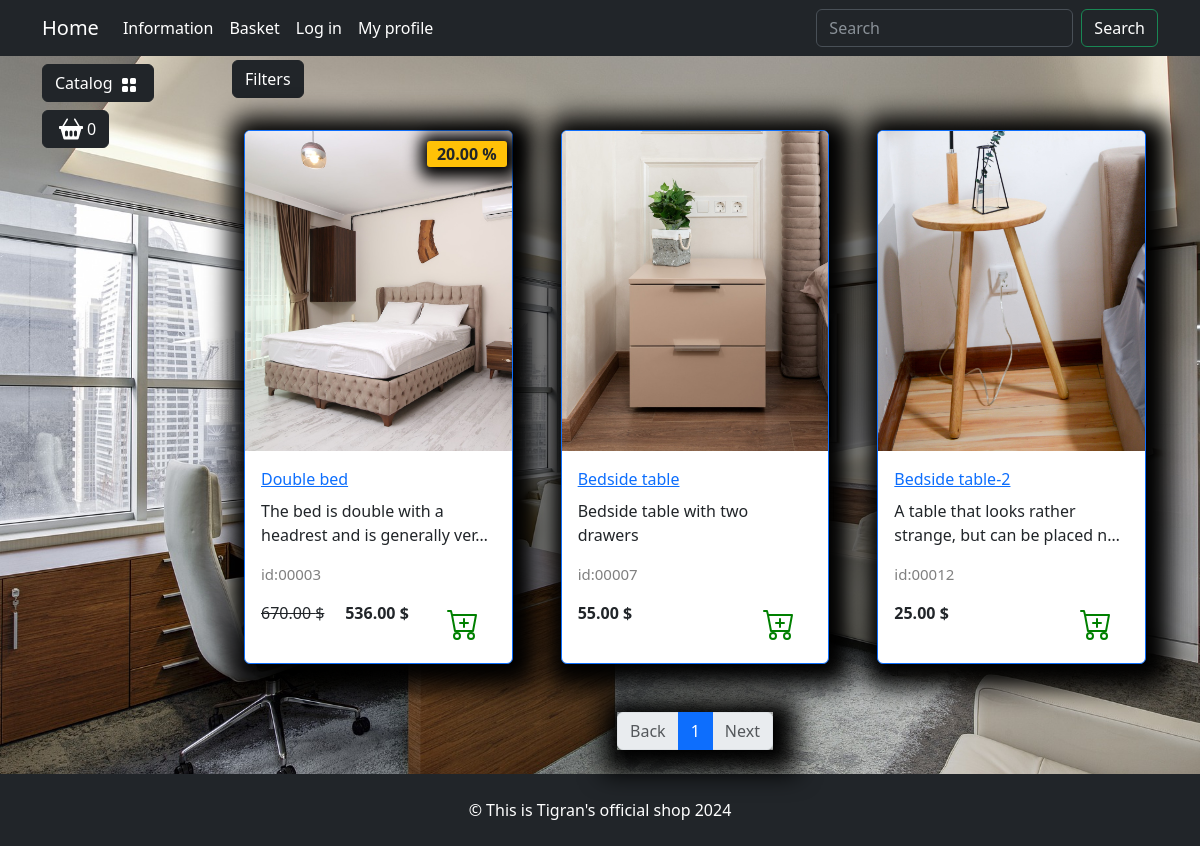
Screenshot of /catalog/bedroom/ with the database file from the repository.
### goods/models.py (models this page shows, shortened)
class Products(models.Model):
    name = models.CharField(max_length=150, unique=True)
    slug = models.SlugField(max_length=200, unique=True, blank=True, null=True)
    description = models.TextField(blank=True, null=True)
    image = models.ImageField(upload_to='goods_images', blank=True, null=True)
    price = models.DecimalField(default=0.00,max_digits=7, decimal_places=2)
    discount = models.DecimalField(default=0.00,max_digits=4, decimal_places=2)
    quantity = models.PositiveIntegerField(default=0)
    category = models.ForeignKey(to=Category, on_delete=models.CASCADE)
    class Meta:
        db_table = 'product'
        ordering = ('id',)
    def display_id(self):
        return  f'{self.id:05}'
    def sell_price(self):
        if self.discount:
            return round(self.price - self.price * self.discount/100, 2)
        return self.price

### goods/views.py (the view)
# urls.py: path('catalog/', include('goods.urls', namespace='catalog'))
def catalog(request, category_slug) -> HttpResponse:
    page = request.GET.get('page', 1)
    on_sale = request.GET.get('on_sale', None)
    order_by = request.GET.get('order_by', None)
    if category_slug == 'all-products':
        goods = Products.objects.all()
    else:
        goods = get_list_or_404(Products.objects.filter(category__slug=category_slug))
    if on_sale:
        goods = goods.filter(discount__gt=0)
    if order_by and order_by != "default":
        goods = goods.order_by(order_by)
    paginator = Paginator(goods, 3)
    current_page = paginator.page(int(page))
    context = {
        'title': 'Home - Catalog',
        'goods': current_page,
        'slug_url': category_slug,
    }
    return render(request, 'goods/catalog.html', context)

### goods/templatetags/goods_tags.py (called while the page is built)
@register.simple_tag()
def tag_categories():
    return  Category.objects.all()

### goods/templates/goods/catalog.html (shortened to what this page needs)
{% extends "main/base.html" %}
{% load static  %}
{% block content %}
<div class="row">
    <div class="dropdown mb-2">
        <button class="btn btn-secondary dropdown-toggle btn-dark" type="button" data-bs-toggle="dropdown"
                aria-expanded="false">
            Filters
        </button>
    </div>
    {% for product in goods %}
    <div class="col-lg-4 col-md-6 p-4">
        <div class="card border-primary rounded custom-shadow">
            <img src="{{ product.image.url }}" class="card-img-top" alt="...">
            <div class="card-body">
                <a href="{% url 'catalog:product' product.slug%}">
                    <p class="card-title">{{ product.name }}</p>
                </a>
                <p class="card-text ">{{ product.description|truncatechars:55 }}</p>
                <p class="product_id">id:{{ product.display_id}}</p>
                <div class="d-flex justify-content-between">
                    {% if product.discount %}
                    <p><s>{{ product.price }} $ </s></p>
                    <p><strong>{{ product.sell_price }} $</strong></p>
                    <span class="badge bg-warning text-dark"> {{ product.discount }} %</span>
                    {% else %}
                    <p><strong>{{ product.price }} $</strong></p>
                    {% endif %}
                    <a href="#" class="btn add-to-cart">
                        <img class="mx-1" src="{% static " deps/icons/cart-plus.svg" %}" alt="Catalog Icon"
                        width="32" height="32">
                    </a>
                </div>
            </div>
        </div>
    </div>
    {% endfor %}
</div>
<nav aria-label="Page navigation example">
    <ul class="pagination justify-content-center my-4">
        <div class="custom-shadow d-flex">
            <li class="page-item  {% if not  goods.has_previous %} disabled{% endif%} ">
                <a class="page-link" href="{% if goods.has_previous %}?page={{goods.previous_page_number}}{% else %}#{% endif%}">Back</a>
            </li>
            {% for page in goods.paginator.page_range %}
            {% if page >= goods.number|add:-2 and page <= goods.number|add:2 %}
            <li class="page-item {% if goods.number == page %} active {% endif %}"><a class="page-link"
                                                                                      href="?page={{ page }}">{{ page }}</a>
            </li>
            {% endif %}
            {% endfor %}
            <li class="page-item  {% if not  goods.has_next %} disabled{% endif%} ">
                <a class="page-link" href="{% if goods.has_next %}?page={{ goods.next_page_number }}{% else %}#{% endif %}">Next</a>
            </li>
        </div>
    </ul>
</nav>
{% endblock %}
{% block footer %}
<footer class="py-4 bg-dark">
    <div class="container">
        <p class="m-0 text-center text-white"> &copy; This is Tigran's official shop 2024</p>
    </div>
</footer>
{% endblock %}

### static/deps/css/my_css.css (style rules this page uses)
body { background-image: url("../images/bg-image.jpg"); background-repeat: no-repeat; background-attachment: fixed; background-position: center center; background-size: cover; height: 100%; }
.dropdown-toggle::after { content: none; }
.custom-shadow { box-shadow: 5px 5px 25px 19px #000000; }
.product_id { color: gray; font-size: 15px; }
.badge.bg-warning.text-dark { position: absolute; top: 10px; right: 5px; z-index: 1; padding: 5px 10px; border-radius: 3px; font-size: 1rem; box-shadow: 2px 2px 15px 9px #000000; }

### rows the page displays
Products: image (picture), name "Double bed", description "The bed is double with a headrest and is generally ver…", display_id "00003", price "670.00", sell_price "536.00", discount "20.00"
Products: image (picture), name "Bedside table", description "Bedside table with two drawers", display_id "00007", price "55.00"
Products: image (picture), name "Bedside table-2", description "A table that looks rather strange, but can be placed n…", display_id "00012", price "25.00"

### other values shown
{{ page }} "1"
